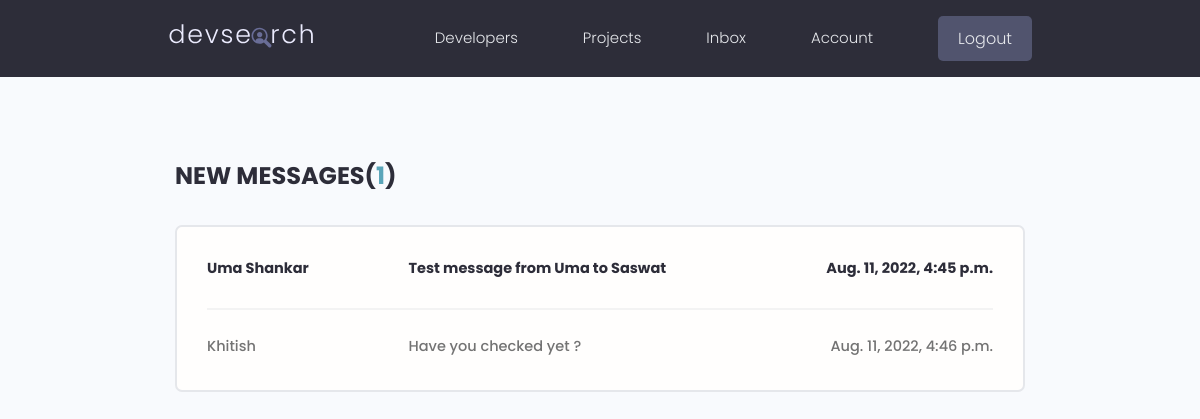
Page /inbox/ (signed in) on the earlier database version.
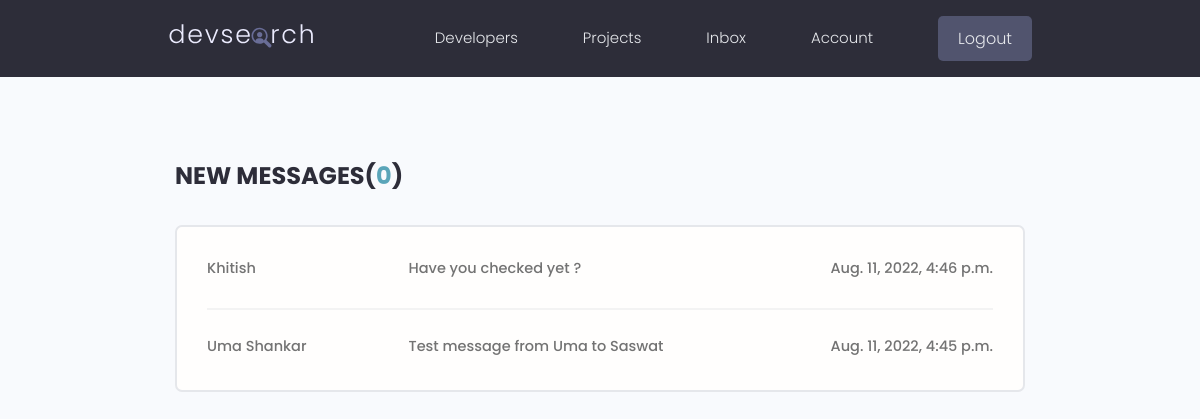
Same page on the later database version.
### users/models.py (models this page shows, shortened)
class Message(models.Model):
    sender = models.ForeignKey(
        Profile, on_delete=models.SET_NULL, null=True, blank=True)
    recipient = models.ForeignKey(
        Profile, on_delete=models.SET_NULL, null=True, blank=True, related_name="messages")
    name = models.CharField(max_length=200, null=True, blank=True)
    email = models.EmailField(null=True, blank=True)
    subject = models.CharField(max_length=200, null=True, blank=True)
    body = models.TextField()
    is_read = models.BooleanField(default=False, null=True)
    created = models.DateTimeField(auto_now_add=True)
    id = models.UUIDField(default=uuid.uuid4, unique=True,
                          primary_key=True, editable=False)
    class Meta:
        ordering = ['is_read', '-created']

### users/views.py (the view)
# urls.py: path('inbox/', views.inbox, name='inbox'),
@login_required(login_url='login')
def inbox(request):
    profile = request.user.profile
    messageRequests = profile.messages.all()
    unreadCount = messageRequests.filter(is_read=False).count()
    context = {'messageRequests': messageRequests, 'unreadCount': unreadCount}
    return render(request, 'users/inbox.html', context)

### users/templates/users/inbox.html (shortened to what this page needs)
{% extends 'main.html' %}
{% load static %}
{% block content%}
  <main class="inbox my-xl">
    <div class="content-box">
      <h3 class="inbox__title">New Messages(<span>{{unreadCount}}</span>)</h3>
      <ul class="messages">
        {% for message in messageRequests %}
        {% if message.is_read == False %}
        <li class="message message--unread">
        {% else %}
        <li class="message ">
        {% endif %}
          <a href="{% url 'message' message.id %}">
            <span class="message__author">{{message.name}}</span>
            <span class="message__subject">{{message.subject}}</span>
            <span class="message__date">{{message.created}}</span>
          </a>
        </li>
       {% endfor %}
      </ul>
    </div>
  </main>
{% endblock %}

Differences in the rows shown:
shown differently, row unchanged: Message "Khitish": moves up the list
changed Message "Uma Shankar": is_read False → True (drawn)
Other differences:
{{ unreadCount }}: "1" → "0"
